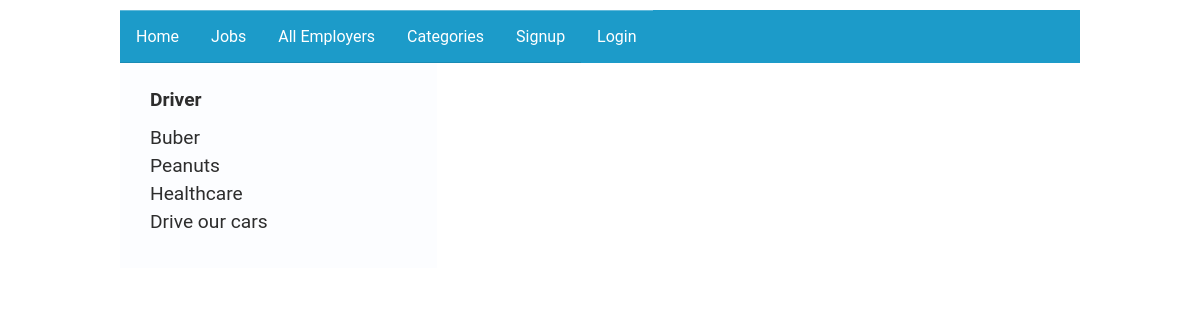
The app's page /job/1/view with its own data.
### database_setup.py (models this page shows, shortened)
class Job(Base):
    __tablename__ = 'job'
    id = Column(Integer, primary_key=True)
    header = Column(String(80), nullable=False)
    description = Column(String(250))
    salary = Column(String(8))
    category_id = Column(Integer, ForeignKey('category.id'))
    category = relationship(Category)
    employer_id = Column(Integer, ForeignKey('employer.id'))
    employer = relationship(Employer)
    user_id = Column(Integer, ForeignKey('user.id'))
    user = relationship(User)

class Employer(Base):
    __tablename__ = 'employer'
    id = Column(Integer, primary_key=True)
    name = Column(String(250), nullable=False)
    user_id = Column(Integer, ForeignKey('user.id'))
    user = relationship(User)

class Category(Base):
    __tablename__ = 'category'
    id = Column(Integer, primary_key=True)
    name = Column(String(250))

### methods/job/viewJob.py (the view)
@routes.route('/job/<int:job_id>/view')
def viewJob(job_id):
    job = session.query(Job).filter_by(id=job_id).one()
    if permissions.EmployerAdminAndLoggedIn(job.employer_id) == True:
        return render_template('/job/viewJob.html', job=job)
    else:
        return render_template('/job/viewJobPublic.html', job=job)

### helpers/permissions.py (called while the page is built)
def EmployerAdminAndLoggedIn(employer_id):
    employer = session.query(
        Employer).filter_by(id=employer_id).one()
    creator = userMethods.getUserInfo(employer.user_id)
    if 'username' in login_session and creator.id == login_session['user_id']:
        return True
    else:
        return False

### methods/userMethods.py (called while the page is built)
def getUserInfo(user_id):
    user = session.query(User).filter_by(id=user_id).one()
    return user

### templates/job/viewJobPublic.html
{% extends "base.html" %}
{% set active_page = "jobs" %}
{% block content %}
<div class = 'gallery-item'>
	<h3>{{job.header}}</h3>
	<a href="{{ url_for('routes.viewEmployer', employer_id=job.employer.id)}}">
		<p>{{job.employer.name}}</p>
	</a>
	<p>{{job.salary}} </p>
	<a href="{{ url_for('routes.viewCategory', category_id=job.category.id)}}">
		<p>{{job.category.name}}</p>
	</a>
	<p>{{job.description}}</p>
</div>
{% endblock %}

### static/style.css (style rules this page uses)
html, body { margin: 0; padding: 0; }
a { text-decoration: none; color: #2d2d2d; }
.container { font-family: "Helvetica Neue Bold", Roboto, Helvetica, Arial, sans-serif; color: #2d2d2d; }

### static/default-smallscreen.css (style rules this page uses)
.container { display: -webkit-flex; display: flex; -wbekit-flex-flow: row wrap; flex-flow: row wrap; padding: 10px; width: 80%; margin-left: auto; margin-right: auto; }
.title h1, h3 { margin: 0; padding-top: 5px; }
.gallery-item { width: 100%; }
.gallery-item h3, h4, p { padding: 30px; padding-top: 15px; padding-bottom: 15px; font-size: 1.2em; margin-top: 10px; }
.gallery-item p { margin: 0; padding-top: 0px; }
.gallery-item:nth-of-type(even) { background-color: #fcfdff; }

### static/medium-screen.css (style rules this page uses)
@media screen and (min-width: 768px) { .title h1, h3 { margin: 0; padding-top: 10px; } }
@media screen and (min-width: 768px) { .gallery-item { width: 33%; padding-bottom: 30px; } }
@media screen and (min-width: 768px) { .gallery-item p { margin: 0; padding-top: 0px; padding-bottom: 5px; } }

### static/large-screen.css (style rules this page uses)
@media screen and (min-width: 1024px) { .container { max-width: 1200px; } }

### records on screen
Job: header "Driver", salary "Peanuts", description "Drive our cars"
Employer: employer.name "Buber"
Category: category.name "Healthcare"

### other values on screen
{{ caption|e }} "Home" "Jobs" "All Employers" "Categories" "Signup" "Login"
